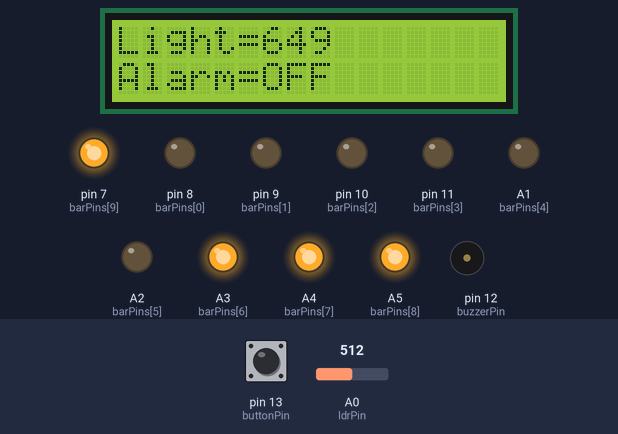
Bench run of a sketch on a simulated Arduino Uno, built with avr-gcc and run on an emulated ATmega328P. Shown: 16×2 character LCD, output pins drawn as LEDs (lit = HIGH), buzzer (waves = sounding, pin HIGH). Inputs (shaded band) come from the test bench; at power-on: pin 13 (buttonPin) HIGH, A0 (ldrPin) = 512.

Above: at 2.2 s.
2.3 s: pin 13 (buttonPin) pulled LOW for 0.15 s
At 3.2 s:
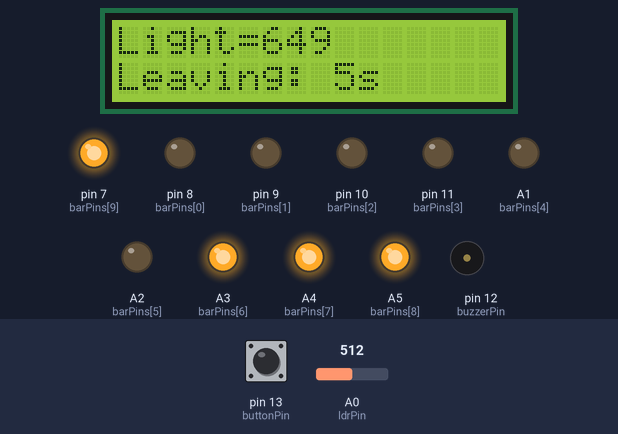
5.4 s: A0 (ldrPin) set to 305
At 8.2 s:
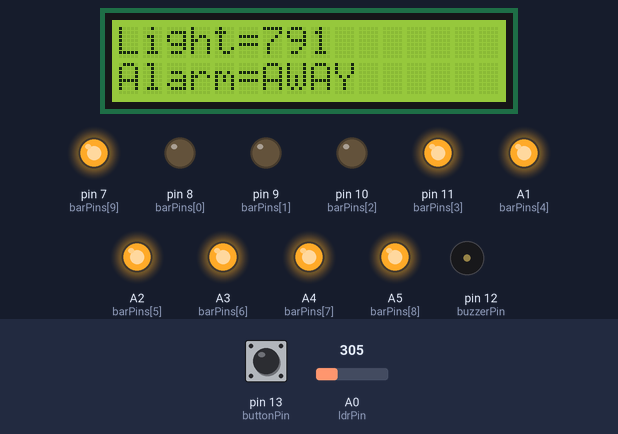
8.4 s: A0 (ldrPin) set to 279
At 8.9 s:
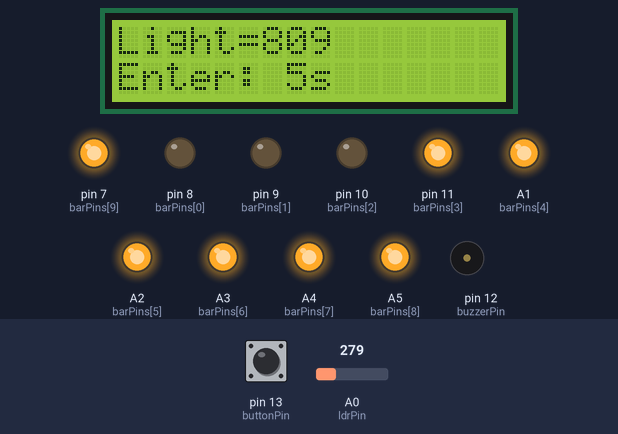
11.4 s: A0 (ldrPin) set to 190
At 13.66 s:
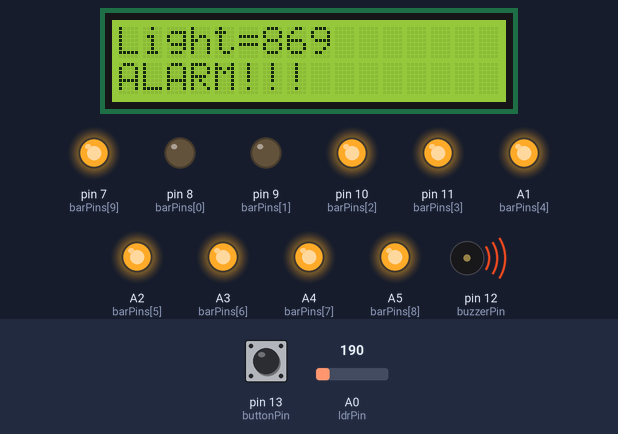
14.4 s: pin 13 (buttonPin) pulled LOW for 1 s
At 16.0 s:
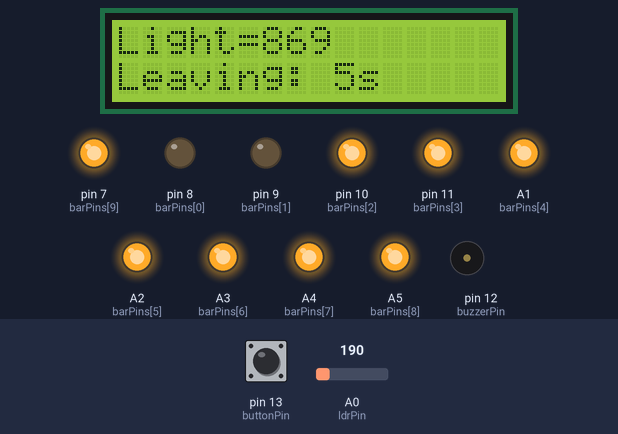
16.9 s: A0 (ldrPin) set to 0
At 18.2 s:
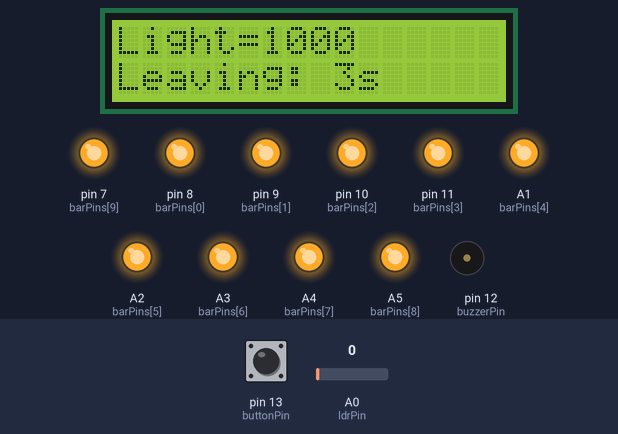
Timing chart, 0 to 20.9 s (numbered marks = the images above; inputs shaded):
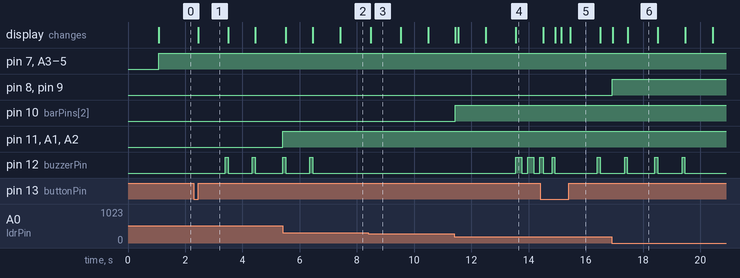

The sketch:

project.ino
```cpp
#include <LiquidCrystal.h> // library for LCD

// ---------------------- LCD pin settings ----------------------
LiquidCrystal lcd(2, 3, 4, 5, 6, 1);
// (rs=2, e=3, d4=4, d5=5, d6=6, d7=1)

// ---------------------- Bar Graph (inversed) ---------------------
int barPins[10] = {8, 9, 10, 11, A1, A2, A3, A4, A5, 7};

// ---------------------- Other pins -------------------------------
const int ldrPin     = A0;   // Fororesistor
const int buttonPin  = 13;   // Push button
const int buzzerPin  = 12;   // Buzzer

// if "brightness" > ALARM_THRESHOLD and alarmStatus == AWAY
// starts 5 sec enteringDelay, then alarm
const int ALARM_THRESHOLD = 800;

// test
unsigned long lastButtonPress = 0;
const unsigned long debounceDelay = 250;

// Alarm modes
enum AlarmMode {
  OFF,  // Alarm is OFF
  AWAY  // Alarm is ON (after 5 sec leaving)
};
AlarmMode alarmStatus = OFF;

// Flags and timers
bool alarmActive = false;     // If true, alarm is active
bool leavingDelay = false;    // 5 sec on leaving (when the button in OFF -> AWAY is pressed)
bool enteringDelay = false;   // 5s to enter (when it became light)

unsigned long leavingStartTime = 0;   // time of start leavingDelay
unsigned long enteringStartTime = 0;  // time of start enteringDelay

// --------------------------------------------------------------------
//                      F U N C T I O N S
// --------------------------------------------------------------------

// Start 5s leaving delay
void startLeavingDelay() {
  leavingDelay = true;
  leavingStartTime = millis();
}

// Process "leaving" (leavingDelay) — every second without beep
void handleLeavingDelay() {
  unsigned long elapsed = (millis() - leavingStartTime) / 1000;
  if (elapsed < 5) {
    // editable - 5s, without "beeps"
    static unsigned long lastSec = 0;
    if (elapsed != lastSec) {
      lastSec = elapsed;
      beepOnce();  // short beep
    }
  } else {
    // 5s passed, the persone is "away", the alarm is fully active
    leavingDelay = false;
  }
}

// Start 5s entering delay
void startEnteringDelay() {
  enteringDelay = true;
  enteringStartTime = millis();
}

// Process "entry"
void handleEnteringDelay() {
  unsigned long elapsed = (millis() - enteringStartTime) / 1000;
  if (elapsed < 5) {
    // Wait 5s, without "beeps"
  } else {
    // 5s passed, status is AWAY == ALARM ON
    if (alarmStatus == AWAY) {
      alarmActive = true;
    }
    enteringDelay = false;
  }
}

// Short beep (100ms)
void beepOnce() {
  digitalWrite(buzzerPin, HIGH);
  delay(100);
  digitalWrite(buzzerPin, LOW);
}

// Alarm siren (200ms on, 200ms off)
void alarmSiren() {
  static unsigned long lastToggle = 0;
  static bool buzzerState = false;
  if (millis() - lastToggle >= 200) {
    lastToggle = millis();
    buzzerState = !buzzerState;
    digitalWrite(buzzerPin, buzzerState ? HIGH : LOW);
  }
}

// Bar Graph (Inversed fixed) - better cabling
void updateBarGraph(int brightness) {
  // If brightness=300 (dark) -> level 0
  // If brightness=1000 (bright) -> level 10
  int level = map(brightness, 300, 1000, 0, 10);
  if (level < 0)   level = 0;
  if (level > 10)  level = 10;

  for (int i = 0; i < 10; i++) {
    if (i < level) {
      digitalWrite(barPins[9 - i], HIGH);
    } else {
      digitalWrite(barPins[9 - i], LOW);
    }
  }
}

// Displaying information on LCD (reprint the second line again) [fixed bugs]
void displayInfoOnLCD(int brightness) {
  // First line: Light=xxx
  lcd.setCursor(0, 0);
  lcd.print("Light=");
  lcd.print(brightness);
  lcd.print("    "); // clr the rest

  // Generate the text for the second line
  // First clear the entire second line
  lcd.setCursor(0, 1);
  lcd.print("                "); // 16 spaces -- clr

  // Then print the actual text
  lcd.setCursor(0, 1);

  if (leavingDelay) {
    // "Leaving: Xs"
    unsigned long elapsed = (millis() - leavingStartTime) / 1000;
    int remain = 5 - elapsed;
    if (remain < 0) remain = 0;
    lcd.print("Leaving: ");
    lcd.print(remain);
    lcd.print("s");
    return;
  }
  if (enteringDelay) {
    // "Enter: Xs"
    unsigned long elapsed = (millis() - enteringStartTime) / 1000;
    int remain = 5 - elapsed;
    if (remain < 0) remain = 0;
    lcd.print("Enter: ");
    lcd.print(remain);
    lcd.print("s");
    return;
  }
  // If alarm
  if (alarmActive) {
    lcd.print("ALARM!!!");
    return;
  }
  // Else print the status
  if (alarmStatus == OFF) {
    lcd.print("Alarm=OFF");
  } else {
    lcd.print("Alarm=AWAY");
  }
}

// Check the button
void checkButton() {
  if (millis() - lastButtonPress < debounceDelay) return;
  if (digitalRead(buttonPin) == LOW) {
    lastButtonPress = millis();

    if (alarmStatus == OFF) {
      // Going away with delay
      alarmStatus = AWAY;
      startLeavingDelay();
    } else {
      // Elsee OFF
      alarmStatus = OFF;
      // Reset all flags
      leavingDelay = false;
      enteringDelay = false;
      alarmActive = false;
    }
  }
}

// --------------------------------------------------------------------
//                            S E T U P   &   L O O P
// --------------------------------------------------------------------
void setup() {
  lcd.begin(16, 2);
  lcd.clear();
  lcd.print("System Start...");

  for (int i = 0; i < 10; i++) {
    pinMode(barPins[i], OUTPUT);
    digitalWrite(barPins[i], LOW);
  }

  pinMode(buzzerPin, OUTPUT);
  digitalWrite(buzzerPin, LOW);

  pinMode(buttonPin, INPUT_PULLUP);

  delay(1000);
  lcd.clear();
}

void loop() {
  // 1) Read the LDR (correcting the “inversion”)
  int rawVal = analogRead(ldrPin);
  int brightness = map(1023 - rawVal, 0, 1023, 300, 1000);

  // 2) Updating Bar Graph
  updateBarGraph(brightness);

  // 3) Leaving
  if (leavingDelay) handleLeavingDelay();

  // 4) Entering (enteringDelay) - now without “peaks”
  if (enteringDelay) handleEnteringDelay();

  // 5) Check the alarm status
  if (alarmStatus == OFF) {
    // OFF
    alarmActive = false;
    enteringDelay = false;
  } else {
    // AWAY
    // If there is no leavingDelay, there is no enteringDelay and the alarm is not yet active
    if (!leavingDelay && !enteringDelay && !alarmActive) {
      // Checking to see if it's too bright
      if (brightness > ALARM_THRESHOLD) {
        // Run enteringDelay, but WITHOUT peaks
        startEnteringDelay();
      }
    }
  }

  // 6) If alarmActive, start the siren
  if (alarmActive) {
    alarmSiren();
  } else {
    digitalWrite(buzzerPin, LOW);
  }

  // 7)  Putting everything on the screen
  displayInfoOnLCD(brightness);

  // 8) Button
  checkButton();

  delay(100);
}
```

Measured:
- the behaviour switches between 291 and 290 on A0 (ldrPin) (found by bisection; images 2 and 3)
- after the input at 2.3 s, pin 12 (buzzerPin): alternates HIGH for 0.10 s and LOW for 0.85 s, starting after 1.1 s; the display: changes after 0.15 s (image 1)
- after the input at 5.4 s, pin 11 (barPins[3]), A1 (barPins[4]), A2 (barPins[5]): LOW → HIGH at once
- after the input at 8.4 s, the display: changes after 0.08 s (image 3)
- after the input at 11.4 s, pin 10 (barPins[2]): LOW → HIGH at once
- after the input at 14.4 s, the display: first changes after 0.11 s (image 5 shows a later state)
- after the input at 16.9 s, pin 8 (barPins[0]), pin 9 (barPins[1]): LOW → HIGH at once
